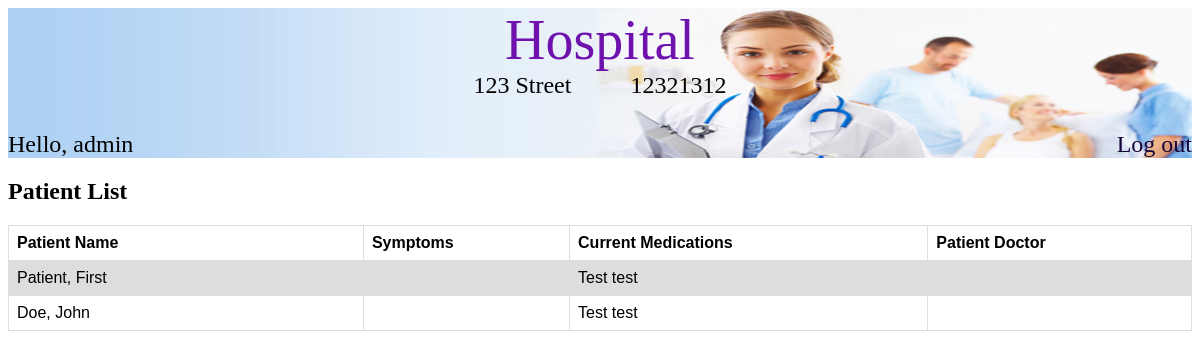
Screenshot of /patients/ (signed in) with the database file from the repository.
### hospital/models.py (models this page shows, shortened)
class Hospital(models.Model):
    name = models.CharField(max_length=50)
    address = models.CharField(max_length=100)
    phone_number = models.CharField(max_length=10)
    patient_rooms = models.ManyToManyField(PatientRoom, symmetrical=False)
    surgery_rooms = models.ManyToManyField(SurgeryRoom, symmetrical=False)
    patients = models.ManyToManyField(Patient, symmetrical=False)
    doctors = models.ManyToManyField(Doctors, symmetrical=False)
    nurses = models.ManyToManyField(Nurses, symmetrical=False)

### Person/models.py (models this page shows)
class Persons(models.Model):
    firstName = models.CharField(max_length=200)
    lastName = models.CharField(max_length=200)
    address = models.CharField(max_length=200)
    phoneNumber = models.CharField(max_length=200)
    social = models.CharField(max_length=200)
    def __str__(self):
        return self.firstName+ " "+ self.lastName
    class Meta:
        abstract = True

class Patient(Persons):
    symptoms = models.CharField(max_length=200, default='', blank=True)
    allergies = models.CharField(max_length=200, default='', blank=True)
    currentMeds = models.CharField(max_length=200, default='', blank=True)
    docName = models.ForeignKey(Doctors, on_delete=models.CASCADE, default='1')

class Employee(Persons):
    shift = models.CharField(max_length=200, default='', blank=True)
    jobDesc = models.CharField(max_length=200, default='', blank=True)
    salary = models.DecimalField(max_digits=7, decimal_places=0, default=Decimal('0.00'))
    class Meta:
        abstract=True

class Doctors(Employee):
    specialty = models.CharField(max_length=200, default='', blank=True)

### Person/views.py (the view)
# urls.py: url(r'^patients/$',views.listPatients, name='patient_list'),
def listPatients(request):
	hospital=get_object_or_404(Hospital, id=1)
	patientList=hospital.patients.all()
	print(patientList)
	return render(request, 'listpatients.html', {'patientList':patientList, 'hospital':hospital})

### Person/templates/listpatients.html
{% extends "base.html" %}
{% block header %}
<div class="container_header">
    {% if hospital is not None %}
        <div class="container_hospital_info">
            <div class="hospital_title"><a class="hospital_title_text" href="{% url 'hospital:home' %}">{{ hospital.name }}</a></div>
            <div class="hospital_info">
                <div>{{ hospital.address }}</div>
                <div class="padding"></div>
                <div>{{ hospital.phone_number }}</div>
            </div>
        </div>
    {% else %}
        <a href="/" class="logo">My Hospital</a>
    {% endif %}
    <div class="container_user_info">
        {% if user.is_authenticated %}
            <div class="user_name_info">Hello, {{user.username}}</div>
            <div><a class="log_out" href="{% url 'accounts:logout' %}">Log out</a></div>
        {% else %}
            <a href="{% url 'accounts:login' %}">Log in</a>
        {% endif %}
    </div>
</div>
{% endblock %}
{% block content %}
    <div class="container_patient">
        <h2 class="Patient List">Patient List</h2>
        <table>
            <tr>
                <th class="patient_name_table_header">Patient Name</th>
                <th class="patient_symptoms_table_header">Symptoms</th>
                <th class="patient_currentMeds_table_header">Current Medications</th>
                <th class="patient_docName_table_header">Patient Doctor</th>
            </tr>
            {%for pr in patientList%}
                <tr class="table_row_patient">
                    <td>{{pr.lastName}}, {{pr.firstName}}</td>
                    <td>{{pr.symptoms}}</td>
                    <td>{{pr.docName}}</td>
                    <td>{{pr.currentMeds}}</td>
                </tr>
            {%endfor%}
        </table>
    </div>
{% endblock %}

### hospital/static/css/hospital.css (style rules this page uses)
table { font-family: arial, sans-serif; border-collapse: collapse; width: 100%; }
td, th { border: 1px solid #dddddd; text-align: left; padding: 8px; }
tr:nth-child(even) { background-color: #dddddd; }
.table_row_not_available, .table_row_available, .padding { width: 5%; }
.patient_name_table_header { width: 30%; }
.container_user_info, .hospital_info { display: flex; flex-direction: row; justify-content: space-between; }
.container_hospital_info { display: flex; flex-direction: column; align-items: center; }
.hospital_info { width: 100%; justify-content: center; }
.container_header { background-image: url("hospital.jpg"); background-size: 100% 100%; height: 150px; display: flex; flex-direction: column; justify-content: space-between; }
.hospital_title_text { font-family: "Times New Roman", Times, serif; font-size: 3.5em; text-decoration: none; color: #6e11ad; }
.hospital_info, .container_user_info { font-family: "Times New Roman", Times, serif; font-size: 1.5em; text-decoration: none; color: black; }
.log_out { color: #150335; text-decoration: none; }

### rows the page displays
Hospital: name "Hospital", address "123 Street", phone_number "12321312"
Patient: lastName "Patient", firstName "First", docName "Test test"
Patient: lastName "Doe", firstName "John", docName "Test test"

### other values shown
{{ user.username }} "admin"
